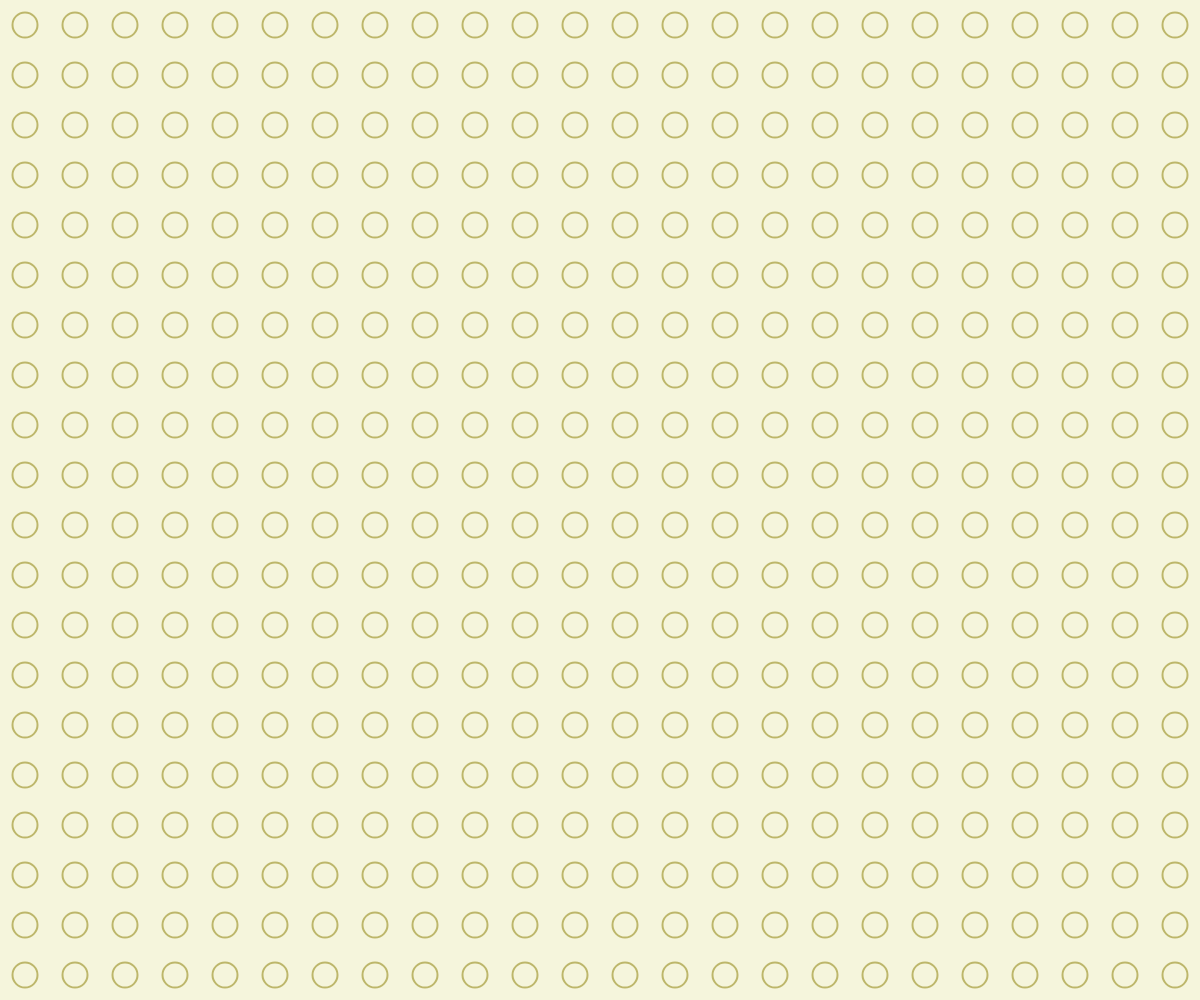
Frame 1 (no input)
Frame 60 (no input): identical to frame 1, image omitted
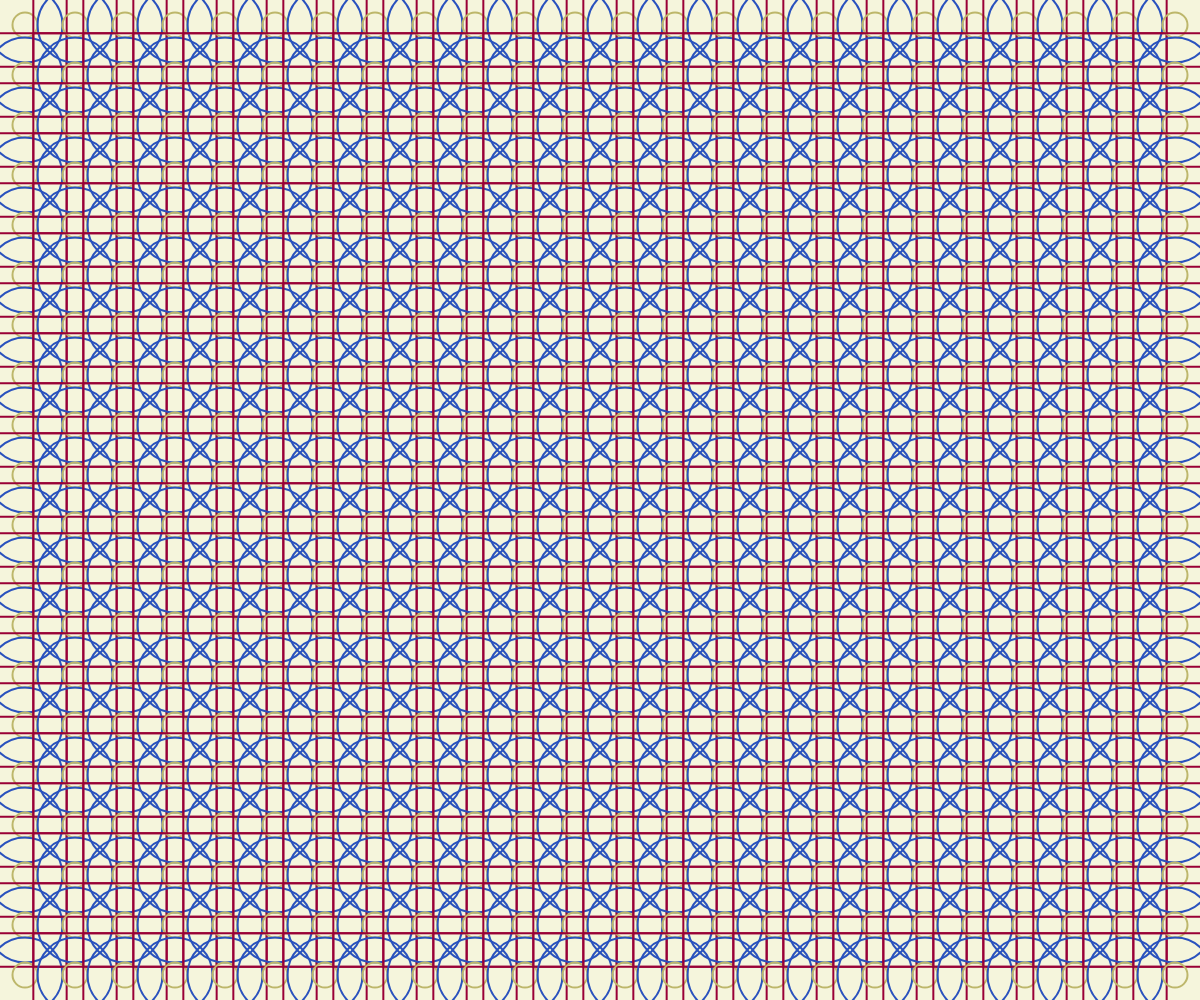
Frame 120 (the mouse pressed at the canvas centre since frame 60)

The p5.js sketch that drew these frames (run headless with seeded random() and noise() and a simulated clock; from frame 60 on, the mouse is pressed at the canvas centre):

// p5.js sketch
// ── sketch.js
function setup() {
  createCanvas(windowWidth,windowHeight);
}

function draw() {
  background("#F5F5DC");
  //ellipse(25,25,50)  //大圓
  rectMode(CENTER)
  //rect(25,25,25)     //正方形
  //ellipse(25,25,25)  //小圓

  //ellipse(25+50,25,50)
  //rect(25+50,25,25)
  //ellipse(25+50,25,25)

 
  noFill()
  strokeWeight(2)    //框線粗細為2

  var w= mouseX/8

  for(var i=0;i<width/50;i++)
  {
    for(var j=0;j<height/50;j++)
    {
    stroke("#2A52BE")
    ellipse(25+50*i,25+50*j,w)
    stroke("#990036")
    rect(25+50*i,25+50*j,mouseY/6)
    stroke("#BDB76B")
    ellipse(25+50*i,25+50*j,25)
    }
  
  }
}
